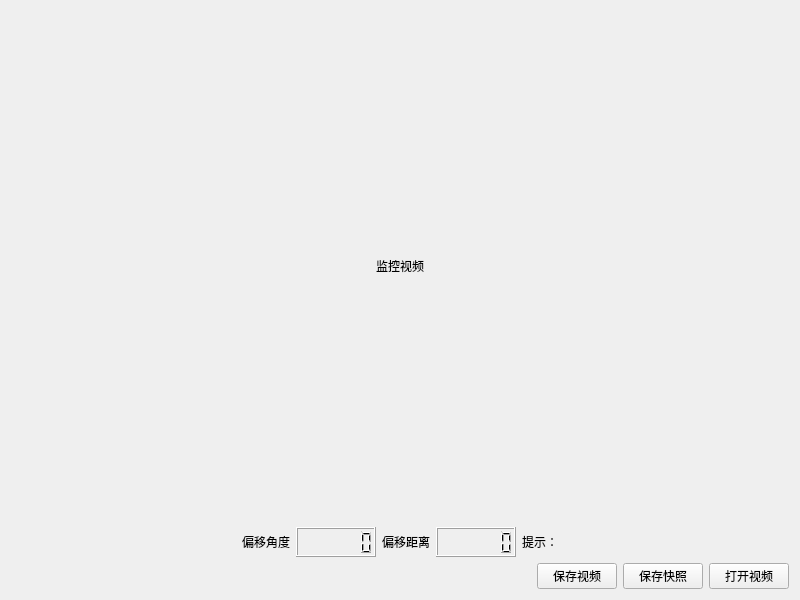
<?xml version="1.0" encoding="UTF-8"?>
<ui version="4.0">
 <class>BeltMonitorForm</class>
 <widget class="QWidget" name="BeltMonitorForm">
  <property name="geometry">
   <rect>
    <x>0</x>
    <y>0</y>
    <width>800</width>
    <height>600</height>
   </rect>
  </property>
  <property name="windowTitle">
   <string>皮带监控摄像头</string>
  </property>
  <layout class="QGridLayout" name="gridLayout">
   <item row="0" column="0">
    <widget class="QLabel" name="label_img">
     <property name="sizePolicy">
      <sizepolicy hsizetype="Expanding" vsizetype="Expanding">
       <horstretch>0</horstretch>
       <verstretch>1</verstretch>
      </sizepolicy>
     </property>
     <property name="minimumSize">
      <size>
       <width>480</width>
       <height>320</height>
      </size>
     </property>
     <property name="alignment">
      <set>Qt::AlignCenter</set>
     </property>
     <property name="text">
      <string>监控视频</string>
     </property>
    </widget>
   </item>
   <item row="1" column="0">
    <layout class="QHBoxLayout" name="horizontalLayout">
     <item>
      <spacer name="horizontalSpacer_1">
       <property name="orientation">
        <enum>Qt::Horizontal</enum>
       </property>
       <property name="sizeHint" stdset="0">
        <size>
         <width>40</width>
         <height>20</height>
        </size>
       </property>
      </spacer>
     </item>
     <item>
      <widget class="QLabel" name="label_angle">
       <property name="text">
        <string>偏移角度</string>
       </property>
      </widget>
     </item>
     <item>
      <widget class="QLCDNumber" name="lcdNumber_angle">
       <property name="minimumSize">
        <size>
         <width>80</width>
         <height>30</height>
        </size>
       </property>
       <property name="digitCount">
        <number>6</number>
       </property>
      </widget>
     </item>
     <item>
      <widget class="QLabel" name="label_distance">
       <property name="text">
        <string>偏移距离</string>
       </property>
      </widget>
     </item>
     <item>
      <widget class="QLCDNumber" name="lcdNumber_distance">
       <property name="minimumSize">
        <size>
         <width>80</width>
         <height>30</height>
        </size>
       </property>
       <property name="digitCount">
        <number>6</number>
       </property>
      </widget>
     </item>
     <item>
      <widget class="QLabel" name="label_tip">
       <property name="text">
        <string>提示：</string>
       </property>
      </widget>
     </item>
     <item>
      <spacer name="horizontalSpacer_2">
       <property name="orientation">
        <enum>Qt::Horizontal</enum>
       </property>
       <property name="sizeHint" stdset="0">
        <size>
         <width>40</width>
         <height>20</height>
        </size>
       </property>
      </spacer>
     </item>
    </layout>
   </item>
   <item row="2" column="0">
    <layout class="QHBoxLayout" name="horizontalLayout_2">
     <item>
      <spacer name="horizontalSpacer_3">
       <property name="orientation">
        <enum>Qt::Horizontal</enum>
       </property>
       <property name="sizeHint" stdset="0">
        <size>
         <width>40</width>
         <height>20</height>
        </size>
       </property>
      </spacer>
     </item>
     <item>
      <widget class="QPushButton" name="pushButton_save_video">
       <property name="text">
        <string>保存视频</string>
       </property>
      </widget>
     </item>
     <item>
      <widget class="QPushButton" name="pushButton_snapshot">
       <property name="text">
        <string>保存快照</string>
       </property>
      </widget>
     </item>
     <item>
      <widget class="QPushButton" name="pushButton_open_video">
       <property name="text">
        <string>打开视频</string>
       </property>
      </widget>
     </item>
    </layout>
   </item>
  </layout>
 </widget>
 <resources/>
 <connections/>
</ui>
